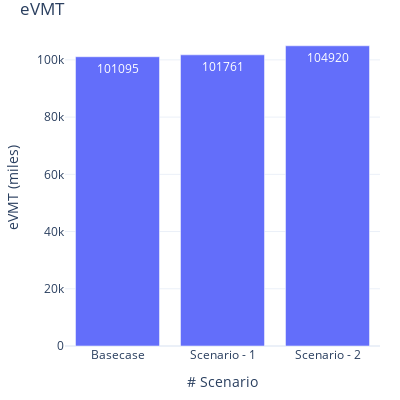

Write notebook code for a chart like this one.
### Markdown cell above
#### 5.2 eVMT

### Code cell
fig = go.Figure(
    data=[
        go.Bar(
            name="eVMT",
            x=count_stats['analysis_id'],
            y=count_stats['evmt'],
            offsetgroup=1,
            text=count_stats['evmt'],
            textposition='auto',
        )
    ],
    layout=go.Layout(
        title="eVMT",
        yaxis_title="eVMT (miles)", 
        xaxis_title="# Scenario", uniformtext_minsize=8, uniformtext_mode='hide', width=400, height=400
        
    )
)
fig.update_xaxes(type='category', tickvals=[0, 1, 2, 3], ticktext=['Basecase', 'Scenario - 1', 'Scenario - 2'])
fig.update_layout(margin=dict(l=20, r=20, t=30, b=20), uniformtext_minsize=8, uniformtext_mode='hide', template='plotly_white')
fig.show()

### Figure 1 — Plotly figure (JSON) as saved in the notebook; plotly's stock layout.template omitted (floating-point values rounded to 4 significant figures)
{"data": [{"name": "eVMT", "offsetgroup": "1", "text": [101095, 101761, 104920], "textposition": "auto", "type": "bar", "x": [438, 458, 459], "y": [101095, 101761, 104920]}], "layout": {"height": 400, "margin": {"b": 20, "l": 20, "r": 20, "t": 30}, "title": {"text": "eVMT"}, "uniformtext": {"minsize": 8, "mode": "hide"}, "width": 400, "xaxis": {"autorange": true, "range": [-0.5, 2.5], "ticktext": ["Basecase", "Scenario - 1", "Scenario - 2"], "tickvals": [0, 1, 2, 3], "title": {"text": "# Scenario"}, "type": "category"}, "yaxis": {"autorange": true, "range": [0, 110400.0], "title": {"text": "eVMT (miles)"}, "type": "linear"}}}
